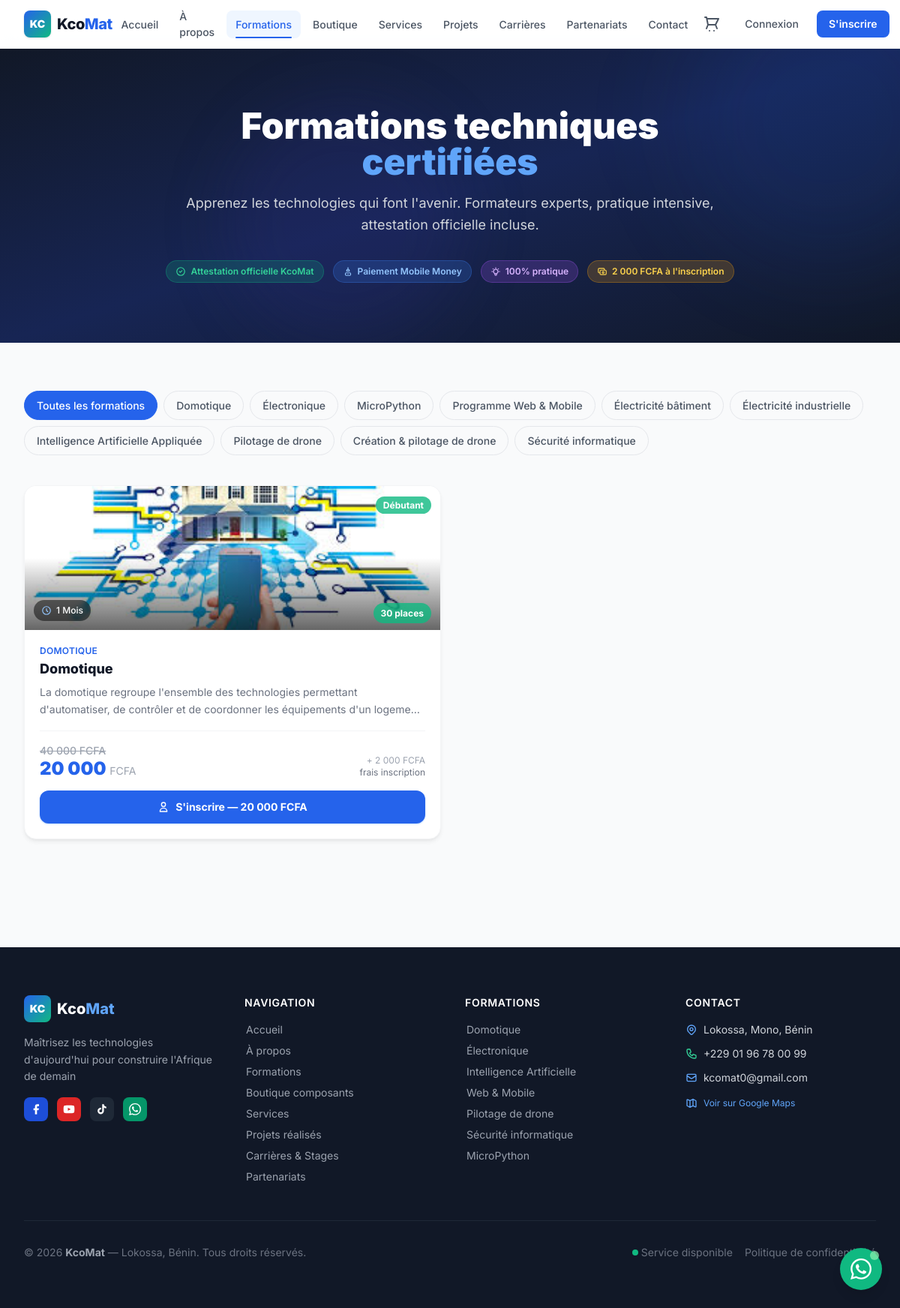
Page /formations/ on the committed database.
### formations/models.py (models this page shows, shortened)
class CategorieFormation(models.Model):
    nom = models.CharField(max_length=100)
    slug = models.SlugField(unique=True, blank=True)
    icone = models.CharField(max_length=50, default='academic-cap')
    couleur = models.CharField(max_length=20, default='blue')
    class Meta:
        verbose_name = "Catégorie formation"

class Formation(models.Model):
    NIVEAU_CHOICES = [
        ('debutant', 'Débutant'),
        ('intermediaire', 'Intermédiaire'),
        ('avance', 'Avancé'),
    ]
    titre = models.CharField(max_length=200)
    slug = models.SlugField(unique=True, blank=True)
    categorie = models.ForeignKey(CategorieFormation, on_delete=models.SET_NULL, null=True, related_name='formations')
    description_courte = models.CharField(max_length=300)
    description = models.TextField()
    image = models.ImageField(upload_to='formations/', blank=True, null=True)
    duree = models.CharField(max_length=100, default='À définir')
    niveau = models.CharField(max_length=20, choices=NIVEAU_CHOICES, default='debutant')
    prix = models.DecimalField(max_digits=10, decimal_places=0)
    prix_avec_base = models.DecimalField(max_digits=10, decimal_places=0, null=True, blank=True,
                                         help_text="Prix si formé en domotique (ex: MicroPython)")
    places_disponibles = models.PositiveIntegerField(default=20)
    actif = models.BooleanField(default=True)
    nouveau = models.BooleanField(default=False)
    en_vedette = models.BooleanField(default=False)
    objectifs = models.TextField(blank=True, help_text="Un objectif par ligne")
    prerequis = models.TextField(blank=True)
    created_at = models.DateTimeField(auto_now_add=True)
    updated_at = models.DateTimeField(auto_now=True)
    class Meta:
        ordering = ['titre']
        verbose_name = "Formation"

### formations/views.py (the view)
# urls.py: path('', views.liste_formations, name='liste'),
def liste_formations(request):
    categories = CategorieFormation.objects.all()
    cat_slug = request.GET.get('categorie', '')
    formations = Formation.objects.filter(actif=True)
    if cat_slug:
        formations = formations.filter(categorie__slug=cat_slug)
    ctx = {
        'formations': formations,
        'categories': categories,
        'cat_active': cat_slug,
        'title': 'Nos Formations',
    }
    return render(request, 'formations/liste.html', ctx)

### boutique/context_processors.py (called while the page is built)
def cart_context(request):
    count = 0
    try:
        if request.user.is_authenticated:
            panier = Panier.objects.filter(utilisateur=request.user).first()
        else:
            session_key = request.session.session_key
            if session_key:
                panier = Panier.objects.filter(session_key=session_key).first()
            else:
                panier = None
        if panier:
            count = panier.nombre_articles()
    except Exception:
        pass
    return {'cart_count': count}

### core/context_processors.py (called while the page is built)
def site_context(request):
    return {
        'KCOMAT': settings.KCOMAT_INFO,
        'FEDAPAY_PUBLIC_KEY': settings.FEDAPAY_PUBLIC_KEY,
    }

### templates/formations/liste.html (shortened to what this page needs)
{% extends 'base.html' %}
{% load humanize %}
{% load kcomat_tags %}
{% block content %}
<section class="relative bg-gradient-to-br from-gray-900 via-blue-950 to-gray-900 py-20 overflow-hidden">
  <div class="absolute inset-0 pointer-events-none">
    <div class="absolute -top-24 -right-24 w-96 h-96 bg-blue-600/10 rounded-full blur-3xl"></div>
    <div class="absolute bottom-0 left-1/4 w-80 h-80 bg-indigo-900/20 rounded-full blur-2xl"></div>
  </div>
  <div class="relative max-w-7xl mx-auto px-4 sm:px-6 lg:px-8">
    <div class="max-w-3xl mx-auto text-center">
      <h1 class="text-4xl md:text-5xl font-black text-white mb-4 leading-tight">
        Formations techniques <span class="text-blue-400">certifiées</span>
      </h1>
      <p class="text-gray-300 text-lg mb-8 leading-relaxed">
        Apprenez les technologies qui font l'avenir. Formateurs experts, pratique intensive, attestation officielle incluse.
      </p>
      <div class="flex items-center justify-center gap-3 flex-wrap">
        <span class="inline-flex items-center gap-1.5 bg-green-500/20 text-green-400 text-xs font-semibold px-3 py-1.5 rounded-full border border-green-500/30">
          <svg class="w-3.5 h-3.5" fill="none" stroke="currentColor" viewBox="0 0 24 24"><path stroke-linecap="round" stroke-linejoin="round" stroke-width="2" d="M9 12l2 2 4-4m6 2a9 9 0 11-18 0 9 9 0 0118 0z"/></svg>
          Attestation officielle KcoMat
        </span>
        <span class="inline-flex items-center gap-1.5 bg-blue-500/20 text-blue-300 text-xs font-semibold px-3 py-1.5 rounded-full border border-blue-500/30">
          <svg class="w-3.5 h-3.5" fill="none" stroke="currentColor" viewBox="0 0 24 24"><path stroke-linecap="round" stroke-linejoin="round" stroke-width="2" d="M12 18h.01M8 21h8a2 2 0 002-2v-2a2 2 0 00-2-2H8a2 2 0 00-2 2v2a2 2 0 002 2zM12 3v4m0 0C10.343 7 9 8.343 9 10v1h6v-1c0-1.657-1.343-3-3-3z"/></svg>
          Paiement Mobile Money
        </span>
        <span class="inline-flex items-center gap-1.5 bg-purple-500/20 text-purple-300 text-xs font-semibold px-3 py-1.5 rounded-full border border-purple-500/30">
          100% pratique
        </span>
        <span class="inline-flex items-center gap-1.5 bg-amber-500/20 text-amber-300 text-xs font-semibold px-3 py-1.5 rounded-full border border-amber-500/30">
          <svg class="w-3.5 h-3.5" fill="none" stroke="currentColor" viewBox="0 0 24 24"><path stroke-linecap="round" stroke-linejoin="round" stroke-width="2" d="M17 9V7a2 2 0 00-2-2H5a2 2 0 00-2 2v6a2 2 0 002 2h2m2 4h10a2 2 0 002-2v-6a2 2 0 00-2-2H9a2 2 0 00-2 2v6a2 2 0 002 2zm7-5a2 2 0 11-4 0 2 2 0 014 0z"/></svg>
          2 000 FCFA à l'inscription
        </span>
      </div>
    </div>
  </div>
</section>
<section class="py-16 bg-gray-50">
  <div class="max-w-7xl mx-auto px-4 sm:px-6 lg:px-8">
    {% if categories %}
    <div class="flex flex-wrap gap-2 mb-10">
      <a href="{% url 'formations:liste' %}" class="filter-tab {% if not cat_active %}active{% endif %}">
        Toutes les formations
      </a>
      {% for cat in categories %}
      <a href="?categorie={{ cat.slug }}" class="filter-tab {% if cat_active == cat.slug %}active{% endif %}">
        {{ cat.nom }}
      </a>
      {% endfor %}
    </div>
    {% endif %}
    {% if formations %}
    <div class="grid grid-cols-1 md:grid-cols-2 xl:grid-cols-3 gap-6">
      {% for formation in formations %}
      <article class="formation-card group flex flex-col">
        <div class="relative overflow-hidden h-48 flex-shrink-0
          {% if formation.niveau == 'avance' %}bg-gradient-to-br from-purple-900 via-purple-800 to-indigo-800
          {% elif formation.niveau == 'intermediaire' %}bg-gradient-to-br from-blue-900 via-blue-800 to-cyan-800
          {% else %}bg-gradient-to-br from-gray-900 via-blue-900 to-blue-800{% endif %}">
          {% if formation.image %}
          <img src="{{ formation.image.url }}" alt="{{ formation.titre }}" class="w-full h-full object-cover transition-transform duration-500 group-hover:scale-105" />
          {% endif %}
          <div class="absolute inset-0 bg-gradient-to-t from-black/60 via-transparent to-transparent"></div>
          <div class="absolute top-3 right-3">
            <span class="text-xs font-bold px-2.5 py-1 rounded-full backdrop-blur-sm
              {% if formation.niveau == 'avance' %}bg-purple-500/80 text-white
              {% elif formation.niveau == 'intermediaire' %}bg-blue-500/80 text-white
              {% else %}bg-green-500/80 text-white{% endif %}">
              {{ formation.get_niveau_display }}
            </span>
          </div>
          <div class="absolute bottom-3 left-3 flex items-center gap-1.5 text-white text-xs bg-black/50 backdrop-blur-sm px-2.5 py-1.5 rounded-full">
            <svg class="w-3.5 h-3.5 text-blue-300" fill="none" stroke="currentColor" viewBox="0 0 24 24"><path stroke-linecap="round" stroke-linejoin="round" stroke-width="2" d="M12 8v4l3 3m6-3a9 9 0 11-18 0 9 9 0 0118 0z"/></svg>
            <span class="font-medium">{{ formation.duree }}</span>
          </div>
          <div class="absolute bottom-3 right-3">
            {% if formation.places_disponibles > 5 %}
            <span class="text-xs font-bold bg-green-500/80 backdrop-blur-sm text-white px-2.5 py-1.5 rounded-full">{{ formation.places_disponibles }} places</span>
            {% elif formation.places_disponibles > 0 %}
            <span class="text-xs font-bold bg-orange-500/80 backdrop-blur-sm text-white px-2.5 py-1.5 rounded-full">{{ formation.places_disponibles }} restantes</span>
            {% else %}
            <span class="text-xs font-bold bg-red-500/80 backdrop-blur-sm text-white px-2.5 py-1.5 rounded-full">Complet</span>
            {% endif %}
          </div>
        </div>
        <div class="p-5 flex flex-col flex-1">
          {% if formation.categorie %}
          <span class="text-xs font-semibold text-blue-600 uppercase tracking-wide mb-1">{{ formation.categorie.nom }}</span>
          {% endif %}
          <h2 class="text-lg font-extrabold text-gray-900 mb-2 leading-snug">{{ formation.titre }}</h2>
          <p class="text-gray-500 text-sm leading-relaxed mb-4 line-clamp-2 flex-1">{{ formation.description_courte }}</p>
          <div class="pt-4 border-t border-gray-100 mt-auto">
            <div class="flex items-end justify-between mb-4">
              <div>
                {% if formation.prix_avec_base %}
                <div class="text-sm text-gray-400 line-through font-medium mb-0.5">{{ formation.prix_avec_base|intcomma }} FCFA</div>
                {% endif %}
                <div class="text-2xl font-black text-blue-600 leading-none">{{ formation.prix|intcomma }} <span class="text-sm text-gray-400 font-normal">FCFA</span></div>
              </div>
              <div class="text-right">
                <div class="text-xs text-gray-400">+ 2 000 FCFA</div>
                <div class="text-xs text-gray-500">frais inscription</div>
              </div>
            </div>
            {% if formation.places_disponibles > 0 %}
            <a href="{% url 'formations:detail' formation.slug %}" class="flex items-center justify-center gap-2 w-full bg-blue-600 hover:bg-blue-700 text-white font-bold py-3 rounded-xl transition-colors text-sm shadow-sm shadow-blue-200">
              <svg class="w-4 h-4" fill="none" stroke="currentColor" viewBox="0 0 24 24"><path stroke-linecap="round" stroke-linejoin="round" stroke-width="2" d="M16 7a4 4 0 11-8 0 4 4 0 018 0zM12 14a7 7 0 00-7 7h14a7 7 0 00-7-7z"/></svg>
              S'inscrire — {{ formation.prix|intcomma }} FCFA
            </a>
            {% else %}
            <a href="{% url 'formations:detail' formation.slug %}" class="flex items-center justify-center gap-2 w-full bg-gray-100 text-gray-500 font-bold py-3 rounded-xl text-sm cursor-not-allowed">
              Formation complète
            </a>
            {% endif %}
          </div>
        </div>
      </article>
      {% endfor %}
    </div>
    {% endif %}
  </div>
</section>
{% endblock %}

### static/css/kcomat.css (style rules this page uses)
:root { --color-primary: #0A84FF; --color-primary-dark: #0066CC; --color-green: #10B981; --color-green-dark: #059669; --color-bg: #F8FAFC; --shadow-card: 0 4px 6px -1px rgba(0, 0, 0, 0.07), 0 2px 4px -2px rgba(0, 0, 0, 0.05); --shadow-card-hover: 0 20px 40px -10px rgba(10, 132, 255, 0.15), 0 8px 16px -4px rgba(0, 0, 0, 0.1); }
* { box-sizing: border-box; }
body { font-family: 'Inter', 'Poppins', sans-serif; background-color: var(--color-bg); }
.formation-card { background-color: #ffffff; border-radius: 1rem; border: 1px solid #f3f4f6; transition: all 0.3s cubic-bezier(0.4, 0, 0.2, 1); box-shadow: var(--shadow-card); overflow: hidden; cursor: pointer; }
.formation-card img { transition: transform 0.5s ease; }
.filter-tab { padding: 0.5rem 1rem; font-size: 0.875rem; font-weight: 500; border-radius: 9999px; border: 1px solid #e5e7eb; color: #4b5563; cursor: pointer; transition: all 0.2s cubic-bezier(0.4, 0, 0.2, 1); background-color: transparent; }
.filter-tab.active { background-color: #2563eb; color: #ffffff; border-color: #2563eb; }

### rows in the picture
CategorieFormation: nom "Domotique"
CategorieFormation: nom "Électronique"
CategorieFormation: nom "MicroPython"
CategorieFormation: nom "Programme Web & Mobile"
CategorieFormation: nom "Électricité bâtiment"
CategorieFormation: nom "Électricité industrielle"
CategorieFormation: nom "Intelligence Artificielle Appliquée"
CategorieFormation: nom "Pilotage de drone"
CategorieFormation: nom "Création & pilotage de drone"
CategorieFormation: nom "Sécurité informatique"
Formation: image (picture), niveau "Débutant", duree "1 Mois", places_disponibles "30", categorie.nom "DOMOTIQUE", titre "Domotique", description_courte "La domotique regroupe l'ensemble des technologies permettant d'automatiser, de contrôler et de coordonner les équipements d'un…", prix_avec_base "40 000", prix "20 000"

### other values in the picture
{{ KCOMAT.slogan }} "Maîtrisez les technologies d'aujourd'hui pour construire l'Afrique de demain"
{{ KCOMAT.address }} "Lokossa, Mono, Bénin"
{{ KCOMAT.phone }} "+229 01 96 78 00 99"
{{ KCOMAT.email }} "kcomat0@gmail.com"
